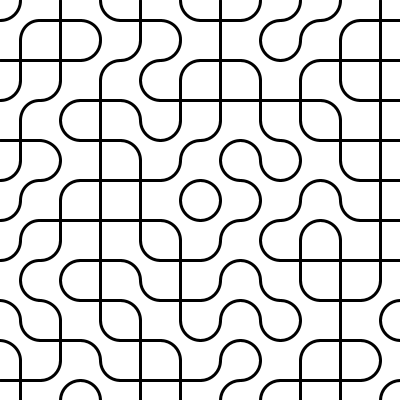
Frame 1 (no input)
Frame 60 (the mouse pressed at the canvas centre just before this capture): identical to frame 1, image omitted
Frame 120 (the mouse held since frame 60 and released just before this capture): identical to frame 1, image omitted

The Processing sketch that drew this single still picture (run headless with seeded random() and noise(); from frame 60 on, the mouse is pressed at the canvas centre):

// Processing sketch: sketch_140704_18
// ── sketch_140704_18.pde
int boardSize = 10;
int[][] board = new int[boardSize][boardSize];

void crossPipe(float x,float y,float l){
  line (x+l/2,y,x+l/2,y+l);
  line (x,y+l/2,x+l,y+l/2);
}

void bendedPipe0(float x,float y,float l){
  arc(x,y,l,l,0,HALF_PI);
  arc (x+l,y+l,l,l, PI , PI+HALF_PI );
}

void bendedPipe1(float x,float y,float l){
  arc(x+l,y,l,l,HALF_PI,PI);
  arc (x,y+l,l,l, -HALF_PI , 0 );
}

void setupBoard(int[][] b){
  for(int i=0;i< 10 ;i++){
    for(int j=0;j< 10 ;j++){
      b[i][j] = int(random(0,3)) ;
    }
  }
}

void setup(){
  size(400,400);
  smooth();
  setupBoard(board);
}

void draw(){
  background(255);
  stroke(0);
  strokeWeight(3);
  for(int i=0;i<board.length;i++){
    int y=40*i;
    for(int j=0;j<board[i].length;j++){
      int x=40*j;
      if(board[i][j]==0){
        crossPipe (x,y,40);
      }else if(board[i][j] == 1){
        bendedPipe0 (x,y,40);
      }else{
        bendedPipe1 (x,y,40);
      }
    }
  }
}

void mouseClicked(){
  int x=mouseX/40;
  int y=mouseY/40;
  if(board[ y ][ x ] == 0){
    board[ y ][ x ] = 1 ;
  }else if(board[ y ][ x ] == 1){
    board[ y ][ x ] = 2 ;
  }else{
    board[ y ][ x ] = 0 ;
  }
}
